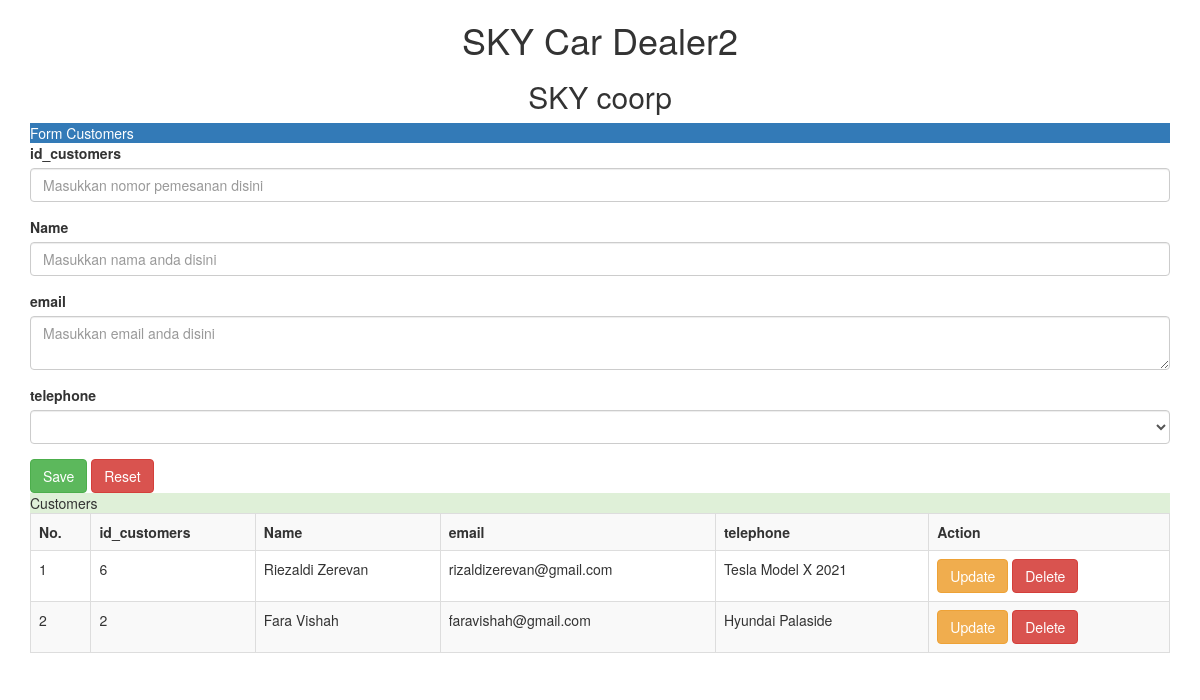
The page /SKY_admin/customers3.php on the database its author committed.
### tables this page shows
CREATE TABLE `Customers` (
  `id_customers` int(11) NOT NULL,
  `email_customers` text NOT NULL,
  `password_customers` varchar(50) NOT NULL,
  `name_customers` varchar(100) NOT NULL,
  `wish_customers` text NOT NULL
);

### SKY_admin/customers3.php (the view, shortened to what this page needs)
<?php
	$server = "localhost";
	$user = "root";
	$pass = "";
	$database = "Car Dealer2";
	$koneksi = mysqli_connect($server, $user, $pass, $database)or die(mysqli_error($koneksi));
?>
<!DOCTYPE html>
<html>
<head>
	<link rel="stylesheet" type="text/css" href="css/bootstrap.min.css">
</head>
<body>
<div class="container">
    <h1 class="text-center">SKY Car Dealer2</h1>
	<h2 class="text-center">SKY coorp</h2>
	<div class="card mt-3">
	  <div class="card-header bg-primary text-white">
	    Form Customers
	  </div>
      <div class="card-body">
	    <form method="post" action="">
	    	<div class="form-group">
	    		<label>id_customers</label>
	    		<input type="text" name="tid_customers" value="<?=@$vid_customers?>" class="form-control" placeholder="Masukkan nomor pemesanan disini" required>
	    	</div>
	    	<div class="form-group">
	    		<label>Name</label>
	    		<input type="text" name="tname_customers" value="<?=@$vname_customers?>" class="form-control" placeholder="Masukkan nama anda disini" required>
	    	</div>
	    	<div class="form-group">
	    		<label>email</label>
	    		<textarea class="form-control" name="temail_customers"  placeholder="Masukkan email anda disini"><?=@$valamat?></textarea>
	    	</div>
	    	<div class="form-group">
	    		<label>telephone</label>
				<select class="form-control" name="tjenis_AR">
	    			<option value="<?=@$vjns_pemesanan?>"><?=@$vjns_pemesanan?></option>
	    			<option value="Hyundai Palaside">Hyundai Palaside</option>
	    		</select>
	    			</div>
	    	<button type="submit" class="btn btn-success" name="bsimpan">Save</button>
	    	<button type="reset" class="btn btn-danger" name="breset">Reset</button>
	    </form>
	  </div>
	</div>
	<div class="card mt-3">
	  <div class="card-header bg-success text-white">
	   Customers
	  </div>
	  <div class="card-body">
	    <table class="table table-bordered table-striped">
	    	<tr>
            <th>No.</th>
	    		<th>id_customers</th>
	    		<th>Name</th>
	    		<th>email</th>
	    		<th>telephone</th>
	    		<th>Action</th>
	    	</tr>
	    	<?php
	    		$no = 1;
	    		$tampil = mysqli_query($koneksi, "SELECT * from Customers order by id_customers desc");
	    		while($data = mysqli_fetch_array($tampil)) :
	    	?>
	    	<tr>
	    		<td><?=$no++;?></td>
	    		<td><?=$data['id_customers']?></td>
	    		<td><?=$data['name_customers']?></td>
	    		<td><?=$data['email_customers']?></td>
	    		<td><?=$data['wish_customers']?></td>
	    		<td>
	    			<a href="customers.php?hal=edit&id=<?=$data['id_customers']?>" class="btn btn-warning"> Update </a>
	    			<a href="customers.php?hal=hapus&id=<?=$data['id_customers']?>"
	    			   onclick="confirm('do you really want to delete it')" class="btn btn-danger"> Delete </a>
	    		</td>
	    	</tr>
	    <?php endwhile;  ?>
	    </table>
	  </div>
	</div>
</div>
</body>
</html>

### rows shown on the page
customers: id_customers "6", name_customers "Riezaldi Zerevan", email_customers "rizaldizerevan@gmail.com", wish_customers "Tesla Model X 2021"
customers: id_customers "2", name_customers "Fara Vishah", email_customers "faravishah@gmail.com", wish_customers "Hyundai Palaside"
